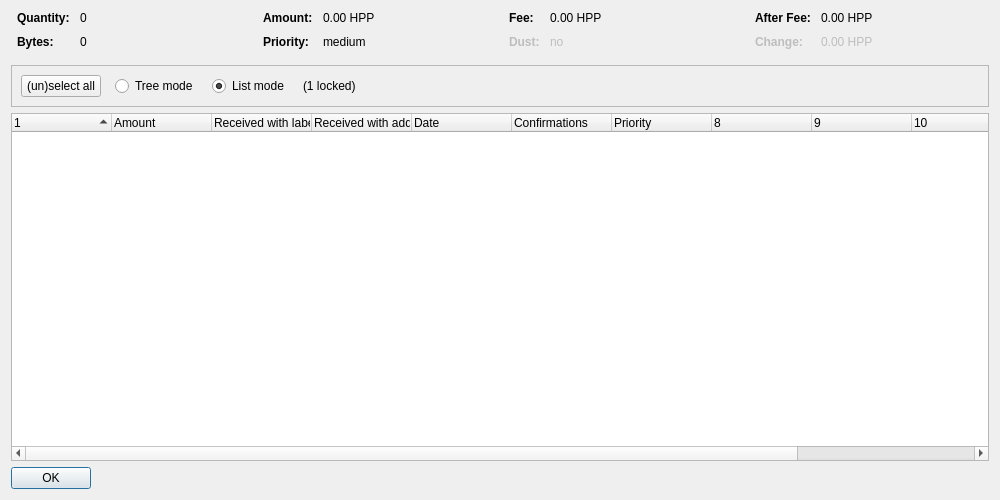
<?xml version="1.0" encoding="UTF-8"?>
<ui version="4.0">
 <class>CoinControlDialog</class>
 <widget class="QDialog" name="CoinControlDialog">
  <property name="geometry">
   <rect>
    <x>0</x>
    <y>0</y>
    <width>1000</width>
    <height>500</height>
   </rect>
  </property>
  <property name="windowTitle">
   <string>Coin Selection</string>
  </property>
  <layout class="QVBoxLayout" name="verticalLayout">
   <item>
    <layout class="QHBoxLayout" name="horizontalLayoutTop" stretch="0,0,0,0">
     <property name="topMargin">
      <number>0</number>
     </property>
     <property name="bottomMargin">
      <number>10</number>
     </property>
     <item>
      <layout class="QFormLayout" name="formLayoutCoinControl1">
       <property name="horizontalSpacing">
        <number>10</number>
       </property>
       <property name="verticalSpacing">
        <number>10</number>
       </property>
       <property name="leftMargin">
        <number>6</number>
       </property>
       <property name="rightMargin">
        <number>6</number>
       </property>
       <item row="0" column="0">
        <widget class="QLabel" name="labelCoinControlQuantityText">
         <property name="font">
          <font>
           <weight>75</weight>
           <bold>true</bold>
          </font>
         </property>
         <property name="text">
          <string>Quantity:</string>
         </property>
        </widget>
       </item>
       <item row="0" column="1">
        <widget class="QLabel" name="labelCoinControlQuantity">
         <property name="cursor">
          <cursorShape>IBeamCursor</cursorShape>
         </property>
         <property name="contextMenuPolicy">
          <enum>Qt::ActionsContextMenu</enum>
         </property>
         <property name="text">
          <string notr="true">0</string>
         </property>
         <property name="textInteractionFlags">
          <set>Qt::LinksAccessibleByMouse|Qt::TextSelectableByKeyboard|Qt::TextSelectableByMouse</set>
         </property>
        </widget>
       </item>
       <item row="1" column="0">
        <widget class="QLabel" name="labelCoinControlBytesText">
         <property name="font">
          <font>
           <weight>75</weight>
           <bold>true</bold>
          </font>
         </property>
         <property name="text">
          <string>Bytes:</string>
         </property>
        </widget>
       </item>
       <item row="1" column="1">
        <widget class="QLabel" name="labelCoinControlBytes">
         <property name="cursor">
          <cursorShape>IBeamCursor</cursorShape>
         </property>
         <property name="contextMenuPolicy">
          <enum>Qt::ActionsContextMenu</enum>
         </property>
         <property name="text">
          <string notr="true">0</string>
         </property>
         <property name="textInteractionFlags">
          <set>Qt::LinksAccessibleByMouse|Qt::TextSelectableByKeyboard|Qt::TextSelectableByMouse</set>
         </property>
        </widget>
       </item>
      </layout>
     </item>
     <item>
      <layout class="QFormLayout" name="formLayoutCoinControl2">
       <property name="horizontalSpacing">
        <number>10</number>
       </property>
       <property name="verticalSpacing">
        <number>10</number>
       </property>
       <property name="leftMargin">
        <number>6</number>
       </property>
       <property name="rightMargin">
        <number>6</number>
       </property>
       <item row="0" column="0">
        <widget class="QLabel" name="labelCoinControlAmountText">
         <property name="font">
          <font>
           <weight>75</weight>
           <bold>true</bold>
          </font>
         </property>
         <property name="text">
          <string>Amount:</string>
         </property>
        </widget>
       </item>
       <item row="0" column="1">
        <widget class="QLabel" name="labelCoinControlAmount">
         <property name="cursor">
          <cursorShape>IBeamCursor</cursorShape>
         </property>
         <property name="contextMenuPolicy">
          <enum>Qt::ActionsContextMenu</enum>
         </property>
         <property name="text">
          <string notr="true">0.00 HPP</string>
         </property>
         <property name="textInteractionFlags">
          <set>Qt::LinksAccessibleByMouse|Qt::TextSelectableByKeyboard|Qt::TextSelectableByMouse</set>
         </property>
        </widget>
       </item>
       <item row="1" column="0">
        <widget class="QLabel" name="labelCoinControlPriorityText">
         <property name="font">
          <font>
           <weight>75</weight>
           <bold>true</bold>
          </font>
         </property>
         <property name="text">
          <string>Priority:</string>
         </property>
        </widget>
       </item>
       <item row="1" column="1">
        <widget class="QLabel" name="labelCoinControlPriority">
         <property name="cursor">
          <cursorShape>IBeamCursor</cursorShape>
         </property>
         <property name="contextMenuPolicy">
          <enum>Qt::ActionsContextMenu</enum>
         </property>
         <property name="text">
          <string notr="true">medium</string>
         </property>
         <property name="textInteractionFlags">
          <set>Qt::LinksAccessibleByMouse|Qt::TextSelectableByKeyboard|Qt::TextSelectableByMouse</set>
         </property>
        </widget>
       </item>
      </layout>
     </item>
     <item>
      <layout class="QFormLayout" name="formLayoutCoinControl3">
       <property name="horizontalSpacing">
        <number>10</number>
       </property>
       <property name="verticalSpacing">
        <number>10</number>
       </property>
       <property name="leftMargin">
        <number>6</number>
       </property>
       <property name="rightMargin">
        <number>6</number>
       </property>
       <item row="0" column="0">
        <widget class="QLabel" name="labelCoinControlFeeText">
         <property name="font">
          <font>
           <weight>75</weight>
           <bold>true</bold>
          </font>
         </property>
         <property name="text">
          <string>Fee:</string>
         </property>
        </widget>
       </item>
       <item row="0" column="1">
        <widget class="QLabel" name="labelCoinControlFee">
         <property name="cursor">
          <cursorShape>IBeamCursor</cursorShape>
         </property>
         <property name="contextMenuPolicy">
          <enum>Qt::ActionsContextMenu</enum>
         </property>
         <property name="text">
          <string notr="true">0.00 HPP</string>
         </property>
         <property name="textInteractionFlags">
          <set>Qt::LinksAccessibleByMouse|Qt::TextSelectableByKeyboard|Qt::TextSelectableByMouse</set>
         </property>
        </widget>
       </item>
       <item row="1" column="0">
        <widget class="QLabel" name="labelCoinControlLowOutputText">
         <property name="enabled">
          <bool>false</bool>
         </property>
         <property name="font">
          <font>
           <weight>75</weight>
           <bold>true</bold>
          </font>
         </property>
         <property name="text">
          <string>Dust:</string>
         </property>
        </widget>
       </item>
       <item row="1" column="1">
        <widget class="QLabel" name="labelCoinControlLowOutput">
         <property name="enabled">
          <bool>false</bool>
         </property>
         <property name="cursor">
          <cursorShape>IBeamCursor</cursorShape>
         </property>
         <property name="contextMenuPolicy">
          <enum>Qt::ActionsContextMenu</enum>
         </property>
         <property name="text">
          <string notr="true">no</string>
         </property>
         <property name="textInteractionFlags">
          <set>Qt::LinksAccessibleByMouse|Qt::TextSelectableByKeyboard|Qt::TextSelectableByMouse</set>
         </property>
        </widget>
       </item>
      </layout>
     </item>
     <item>
      <layout class="QFormLayout" name="formLayoutCoinControl4">
       <property name="horizontalSpacing">
        <number>10</number>
       </property>
       <property name="verticalSpacing">
        <number>10</number>
       </property>
       <property name="leftMargin">
        <number>6</number>
       </property>
       <property name="rightMargin">
        <number>6</number>
       </property>
       <item row="0" column="0">
        <widget class="QLabel" name="labelCoinControlAfterFeeText">
         <property name="font">
          <font>
           <weight>75</weight>
           <bold>true</bold>
          </font>
         </property>
         <property name="text">
          <string>After Fee:</string>
         </property>
        </widget>
       </item>
       <item row="0" column="1">
        <widget class="QLabel" name="labelCoinControlAfterFee">
         <property name="cursor">
          <cursorShape>IBeamCursor</cursorShape>
         </property>
         <property name="contextMenuPolicy">
          <enum>Qt::ActionsContextMenu</enum>
         </property>
         <property name="text">
          <string notr="true">0.00 HPP</string>
         </property>
         <property name="textInteractionFlags">
          <set>Qt::LinksAccessibleByMouse|Qt::TextSelectableByKeyboard|Qt::TextSelectableByMouse</set>
         </property>
        </widget>
       </item>
       <item row="1" column="0">
        <widget class="QLabel" name="labelCoinControlChangeText">
         <property name="enabled">
          <bool>false</bool>
         </property>
         <property name="font">
          <font>
           <weight>75</weight>
           <bold>true</bold>
          </font>
         </property>
         <property name="text">
          <string>Change:</string>
         </property>
        </widget>
       </item>
       <item row="1" column="1">
        <widget class="QLabel" name="labelCoinControlChange">
         <property name="enabled">
          <bool>false</bool>
         </property>
         <property name="cursor">
          <cursorShape>IBeamCursor</cursorShape>
         </property>
         <property name="contextMenuPolicy">
          <enum>Qt::ActionsContextMenu</enum>
         </property>
         <property name="text">
          <string notr="true">0.00 HPP</string>
         </property>
         <property name="textInteractionFlags">
          <set>Qt::LinksAccessibleByMouse|Qt::TextSelectableByKeyboard|Qt::TextSelectableByMouse</set>
         </property>
        </widget>
       </item>
      </layout>
     </item>
    </layout>
   </item>
   <item>
    <widget class="QFrame" name="frame">
     <property name="minimumSize">
      <size>
       <width>0</width>
       <height>40</height>
      </size>
     </property>
     <property name="frameShape">
      <enum>QFrame::StyledPanel</enum>
     </property>
     <property name="frameShadow">
      <enum>QFrame::Sunken</enum>
     </property>
     <layout class="QHBoxLayout" name="horizontalLayout">
      <item>
       <layout class="QHBoxLayout" name="horizontalLayoutPanel" stretch="0,0,0,0,0">
        <property name="spacing">
         <number>14</number>
        </property>
        <item>
         <widget class="QPushButton" name="pushButtonSelectAll">
          <property name="sizePolicy">
           <sizepolicy hsizetype="Maximum" vsizetype="Fixed">
            <horstretch>0</horstretch>
            <verstretch>0</verstretch>
           </sizepolicy>
          </property>
          <property name="text">
           <string>(un)select all</string>
          </property>
          <property name="autoDefault">
           <bool>false</bool>
          </property>
         </widget>
        </item>
        <item>
         <widget class="QRadioButton" name="radioTreeMode">
          <property name="sizePolicy">
           <sizepolicy hsizetype="Maximum" vsizetype="Fixed">
            <horstretch>0</horstretch>
            <verstretch>0</verstretch>
           </sizepolicy>
          </property>
          <property name="text">
           <string>Tree mode</string>
          </property>
         </widget>
        </item>
        <item>
         <widget class="QRadioButton" name="radioListMode">
          <property name="sizePolicy">
           <sizepolicy hsizetype="Maximum" vsizetype="Fixed">
            <horstretch>0</horstretch>
            <verstretch>0</verstretch>
           </sizepolicy>
          </property>
          <property name="text">
           <string>List mode</string>
          </property>
          <property name="checked">
           <bool>true</bool>
          </property>
         </widget>
        </item>
        <item>
         <widget class="QLabel" name="labelLocked">
          <property name="text">
           <string notr="true">(1 locked)</string>
          </property>
         </widget>
        </item>
        <item>
         <spacer name="horizontalSpacer">
          <property name="orientation">
           <enum>Qt::Horizontal</enum>
          </property>
          <property name="sizeHint" stdset="0">
           <size>
            <width>40</width>
            <height>20</height>
           </size>
          </property>
         </spacer>
        </item>
       </layout>
      </item>
     </layout>
    </widget>
   </item>
   <item>
    <widget class="CoinControlTreeWidget" name="treeWidget">
     <property name="contextMenuPolicy">
      <enum>Qt::CustomContextMenu</enum>
     </property>
     <property name="sortingEnabled">
      <bool>false</bool>
     </property>
     <property name="columnCount">
      <number>12</number>
     </property>
     <attribute name="headerShowSortIndicator" stdset="0">
      <bool>true</bool>
     </attribute>
     <attribute name="headerStretchLastSection">
      <bool>false</bool>
     </attribute>
     <column>
      <property name="text">
       <string/>
      </property>
     </column>
     <column>
      <property name="text">
       <string>Amount</string>
      </property>
     </column>
     <column>
      <property name="text">
       <string>Received with label</string>
      </property>
     </column>
     <column>
      <property name="text">
       <string>Received with address</string>
      </property>
     </column>
     <column>
      <property name="text">
       <string>Date</string>
      </property>
     </column>
     <column>
      <property name="text">
       <string>Confirmations</string>
      </property>
      <property name="toolTip">
       <string>Confirmed</string>
      </property>
     </column>
     <column>
      <property name="text">
       <string>Priority</string>
      </property>
     </column>
     <column>
      <property name="text">
       <string/>
      </property>
     </column>
     <column>
      <property name="text">
       <string/>
      </property>
     </column>
     <column>
      <property name="text">
       <string/>
      </property>
     </column>
     <column>
      <property name="text">
       <string/>
      </property>
     </column>
     <column>
      <property name="text">
       <string/>
      </property>
     </column>
    </widget>
   </item>
   <item>
    <widget class="QDialogButtonBox" name="buttonBox">
     <property name="sizePolicy">
      <sizepolicy hsizetype="Maximum" vsizetype="Fixed">
       <horstretch>0</horstretch>
       <verstretch>0</verstretch>
      </sizepolicy>
     </property>
     <property name="orientation">
      <enum>Qt::Horizontal</enum>
     </property>
     <property name="standardButtons">
      <set>QDialogButtonBox::Ok</set>
     </property>
    </widget>
   </item>
  </layout>
 </widget>
 <customwidgets>
  <customwidget>
   <class>CoinControlTreeWidget</class>
   <extends>QTreeWidget</extends>
   <header>coincontroltreewidget.h</header>
  </customwidget>
 </customwidgets>
 <resources/>
 <connections/>
</ui>
